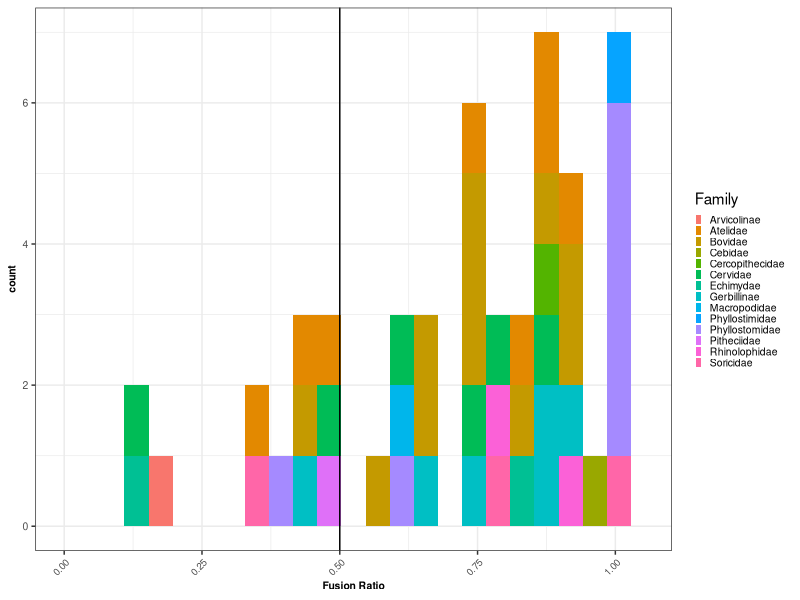
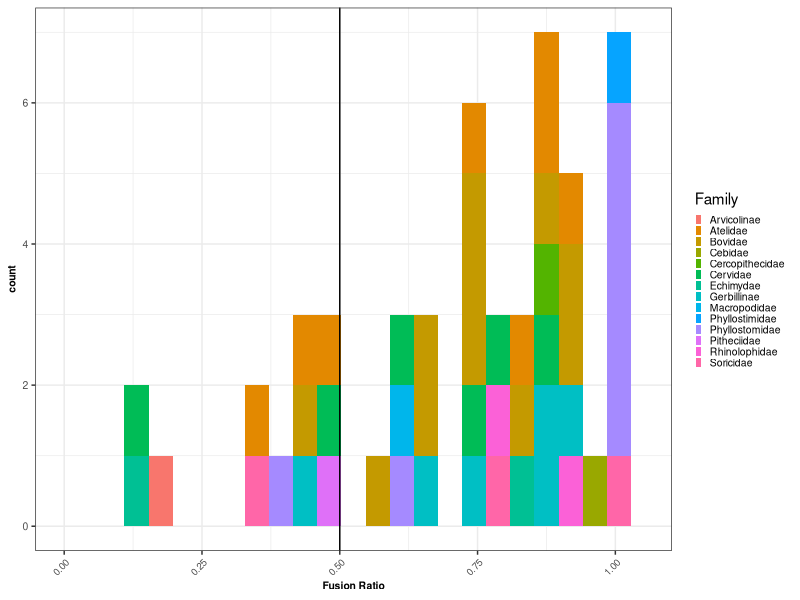

The R source for these figures, in order:
#### LIBRARY ####
library(viridis)
library(ggplot2)

#### LOAD DATA ####
dat <- read.csv("Sex Chromosome Fusion Data.csv")
dat$Family[which(dat$Family == "Phy lostimidae")] <- "Phyllostimidae"
dat$fusind <- dat$fused.index/dat$total.autosomes

#### PLOT ####
fusedIndexHist <- ggplot(dat, aes(x=fusind, fill=Family)) + geom_histogram(bins=25) +
  theme_bw() + labs(x="Fusion Ratio") + 
  geom_vline(xintercept = .5) +
  xlim(0,1.05) + 
  theme(axis.text.x = element_text(size = 7,angle=45,vjust=1,hjust=1),
        axis.text.y = element_text(size = 7.5),
        axis.title = element_text(face = "bold",
                                  size = 7.5),
        legend.text = element_text(size=7.5),
        legend.key.height= unit(0.075,"inch"),
        legend.key.width = unit(0.075,"inch"))

#hist(dat$fused.index/dat$total.autosomes)

#### SAVE ####
ggsave(fusedIndexHist,
       filename = paste0("./figS2.pdf"),
       width = 3.5,
       height = 3.5,
       units = "in")
ggsave(fusedIndexHist,
       filename = paste0("./figS2.jpg"),
       width = 3.5,
       height = 3.5,
       units = "in")

